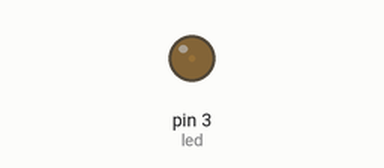
Bench run of a sketch on a simulated Arduino Uno, built with avr-gcc and run on an emulated ATmega328P. On the bench: output pins drawn as LEDs (lit = HIGH).

Above: at 0.05 s.
At 0.95 s:
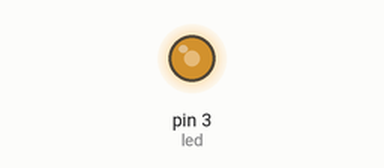
At 1.4 s:
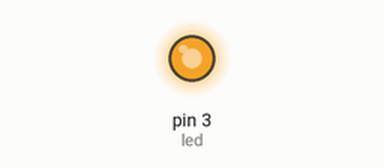
At 2.75 s:
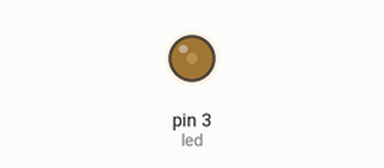
Timing chart, 0 to 7.0 s (numbered marks = the images above):
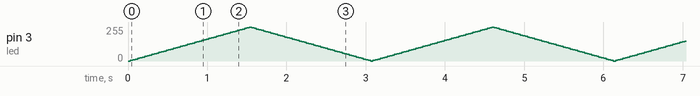

The sketch:

fade.ino
```cpp
/*
  # Program to let an LED fade
  #
  # Author: Philipp Ackermann
  # Date: 29.09.2023
*/

// Pin for output
int led = 3;

// Brightness for ouput
int brightness = 0;

// Value for changing brightness
int fadeAmount = 5;


void setup() {

  // Declare pin as output
  pinMode(led, OUTPUT);
}


void loop() {

  // Set brightess of pin
  analogWrite(led, brightness);

  // Change brightness with fadeAmount
  brightness = brightness + fadeAmount;

  // Change brightness with fadeAmount
  if (brightness <= 0 || brightness >= 255) {
    fadeAmount = -fadeAmount;
  }

  // wait
  delay(30);
}
```
